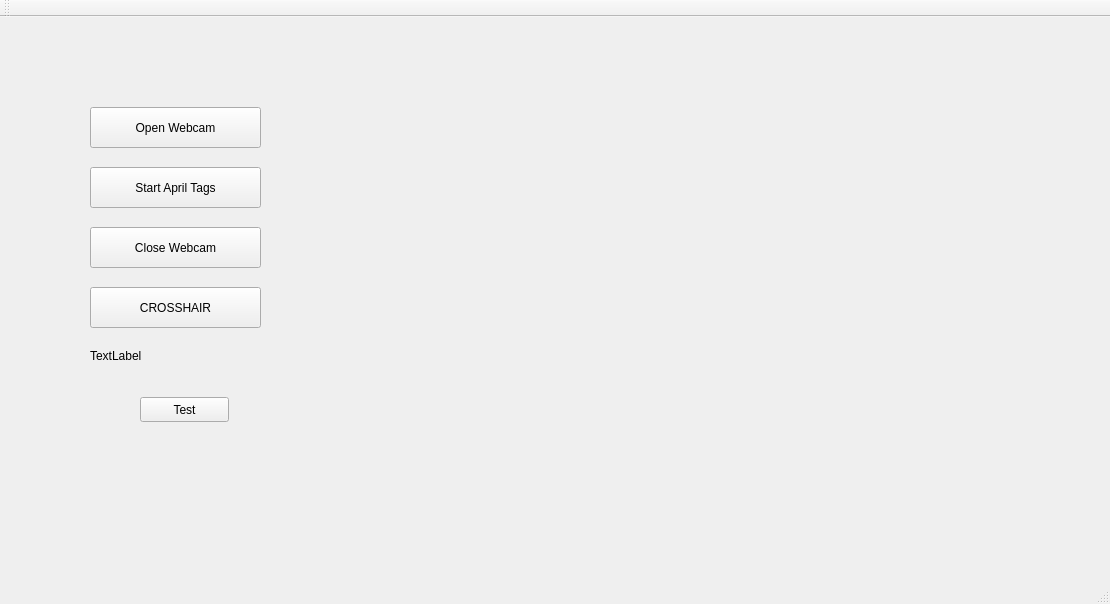
<?xml version="1.0" encoding="UTF-8"?>
<ui version="4.0">
 <class>MainWindow</class>
 <widget class="QMainWindow" name="MainWindow">
  <property name="geometry">
   <rect>
    <x>0</x>
    <y>0</y>
    <width>1110</width>
    <height>604</height>
   </rect>
  </property>
  <property name="windowTitle">
   <string extracomment="what is this">Webcam Stream</string>
  </property>
  <widget class="QWidget" name="centralWidget">
   <widget class="QPushButton" name="pushButton_open_webcam">
    <property name="geometry">
     <rect>
      <x>90</x>
      <y>150</y>
      <width>171</width>
      <height>41</height>
     </rect>
    </property>
    <property name="text">
     <string>Start April Tags</string>
    </property>
   </widget>
   <widget class="QPushButton" name="pushButton_close_webcam">
    <property name="geometry">
     <rect>
      <x>90</x>
      <y>210</y>
      <width>171</width>
      <height>41</height>
     </rect>
    </property>
    <property name="text">
     <string>Close Webcam</string>
    </property>
   </widget>
   <widget class="QLabel" name="label">
    <property name="geometry">
     <rect>
      <x>310</x>
      <y>60</y>
      <width>731</width>
      <height>431</height>
     </rect>
    </property>
    <property name="text">
     <string/>
    </property>
   </widget>
   <widget class="QPushButton" name="pushButton_crosshair">
    <property name="geometry">
     <rect>
      <x>90</x>
      <y>270</y>
      <width>171</width>
      <height>41</height>
     </rect>
    </property>
    <property name="text">
     <string>CROSSHAIR</string>
    </property>
   </widget>
   <widget class="QLabel" name="updateText">
    <property name="geometry">
     <rect>
      <x>90</x>
      <y>330</y>
      <width>67</width>
      <height>17</height>
     </rect>
    </property>
    <property name="text">
     <string>TextLabel</string>
    </property>
   </widget>
   <widget class="QPushButton" name="pushButton_noAprilTags">
    <property name="geometry">
     <rect>
      <x>90</x>
      <y>90</y>
      <width>171</width>
      <height>41</height>
     </rect>
    </property>
    <property name="text">
     <string>Open Webcam</string>
    </property>
   </widget>
   <widget class="QPushButton" name="pushButton_TEST">
    <property name="geometry">
     <rect>
      <x>140</x>
      <y>380</y>
      <width>89</width>
      <height>25</height>
     </rect>
    </property>
    <property name="text">
     <string>Test</string>
    </property>
   </widget>
  </widget>
  <widget class="QMenuBar" name="menuBar">
   <property name="geometry">
    <rect>
     <x>0</x>
     <y>0</y>
     <width>1110</width>
     <height>22</height>
    </rect>
   </property>
  </widget>
  <widget class="QToolBar" name="mainToolBar">
   <attribute name="toolBarArea">
    <enum>TopToolBarArea</enum>
   </attribute>
   <attribute name="toolBarBreak">
    <bool>false</bool>
   </attribute>
  </widget>
  <widget class="QStatusBar" name="statusBar"/>
 </widget>
 <layoutdefault spacing="6" margin="11"/>
 <resources/>
 <connections/>
</ui>
